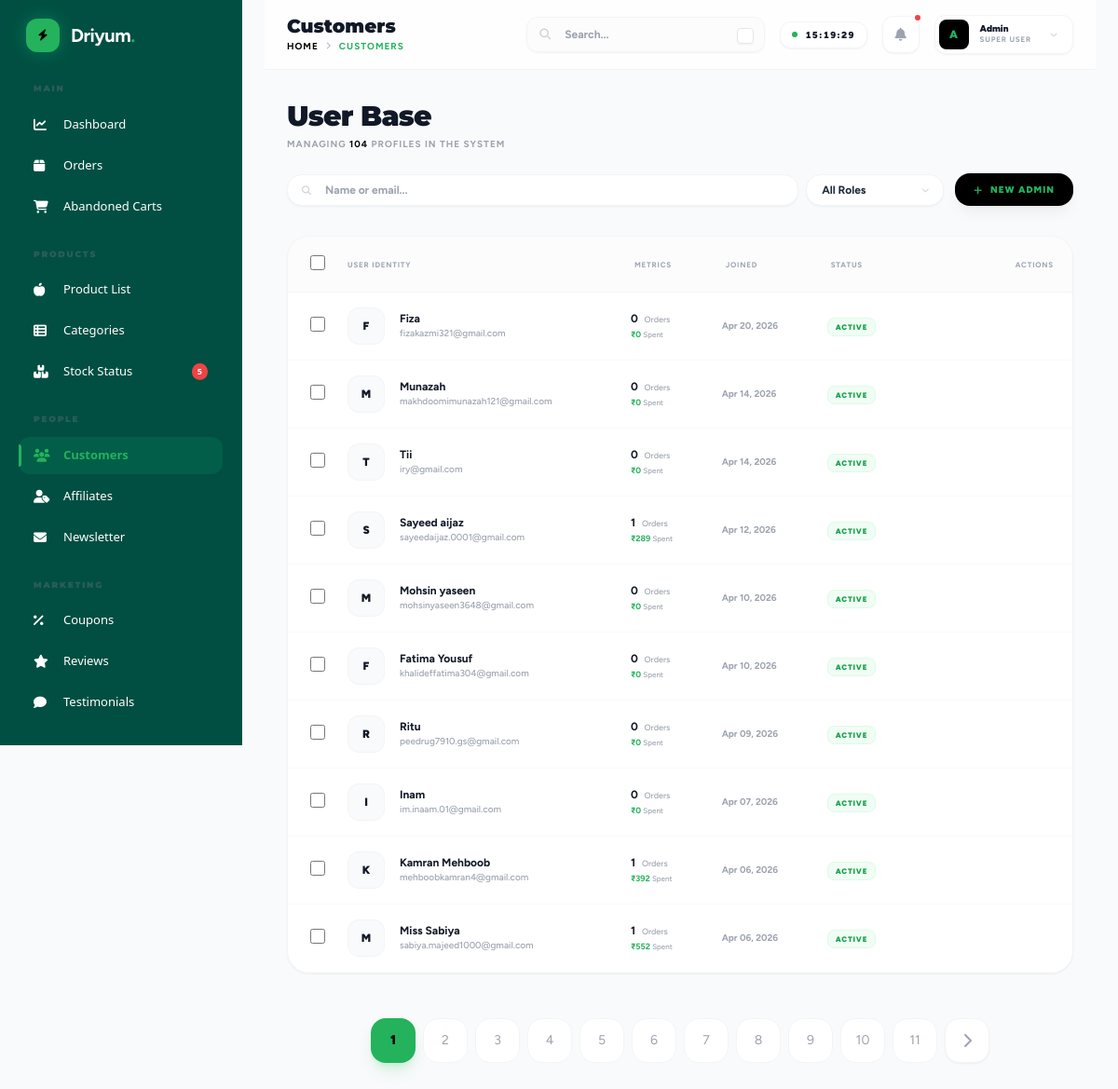
The page /admin/users.php (signed in) on the database its author committed.
### tables this page shows
CREATE TABLE `users` (
  `id` int(11) NOT NULL,
  `name` varchar(255) NOT NULL,
  `email` varchar(255) NOT NULL,
  `phone` varchar(20) DEFAULT NULL,
  `password` varchar(255) NOT NULL,
  `is_admin` tinyint(1) DEFAULT 0,
  `is_active` tinyint(1) DEFAULT 1,
  `created_at` timestamp NOT NULL DEFAULT current_timestamp(),
  `updated_at` timestamp NOT NULL DEFAULT current_timestamp() ON UPDATE current_timestamp()
);

### config/database.php (called while the page is built, shortened)
<?php
function get_db_connection() {
    static $conn = null;
    if ($conn === null) {
        $conn = @mysqli_connect(DB_HOST, DB_USER, DB_PASS, DB_NAME);
        mysqli_set_charset($conn, "utf8mb4");
        mysqli_query($conn, "SET time_zone = '+05:30'");
    }
    return $conn;
}
function execute_query($sql, $params = []) {
    $conn = get_db_connection();
    if (!empty($params)) {
        $stmt = mysqli_prepare($conn, $sql);
        if ($stmt) {
            $types = '';
            $values = [];
            foreach ($params as $param) {
                if (is_int($param)) {
                    $types .= 'i';
                } elseif (is_double($param)) {
                    $types .= 'd';
                } else {
                    $types .= 's';
                }
                $values[] = $param;
            }
            mysqli_stmt_bind_param($stmt, $types, ...$values);
            $result = mysqli_stmt_get_result($stmt);
            return $result;
        }
        return false;
    }
    return mysqli_query($conn, $sql);
}
function fetch_all($sql, $params = []) {
    $result = execute_query($sql, $params);
    if ($result) {
        $rows = [];
        while ($row = mysqli_fetch_assoc($result)) {
            $rows[] = $row;
        }
        return $rows;
    }
    return [];
}
function fetch_one($sql, $params = []) {
    $result = execute_query($sql, $params);
    if ($result) {
        return mysqli_fetch_assoc($result);
    }
    return null;
}

### admin/users.php (the view, shortened to what this page needs)
<?php include 'includes/header.php'; ?>
<?php
$search = sanitize_input($_GET['search'] ?? '');
$filter = $_GET['filter'] ?? 'all';
$where_clauses = [];
$params = [];
$where_sql = !empty($where_clauses) ? "WHERE " . implode(" AND ", $where_clauses) : "";
$query = "SELECT u.*,
          (SELECT COUNT(*) FROM orders WHERE user_id = u.id) as order_count,
          (SELECT SUM(total) FROM orders WHERE user_id = u.id AND order_status != 'cancelled') as total_spent
          FROM users u
          $where_sql
          ORDER BY u.created_at DESC";
$pagination = get_pagination_data($query, $params, 10);
$users = $pagination['records'];
$total_users = fetch_one("SELECT COUNT(*) as count FROM users")['count'];
?>
<div class="mb-8 flex flex-col xl:flex-row justify-between items-start xl:items-center gap-6 anim-up">
    <div>
        <h1 class="text-3xl font-black text-gray-900 crimson-pro tracking-tight">User Base</h1>
        <p class="text-[10px] font-bold text-gray-400 uppercase tracking-widest mt-1">Managing <span class="text-black"><?php echo $total_users; ?></span> profiles in the system</p>
    </div>
    <div class="flex flex-col sm:flex-row w-full xl:w-auto gap-3 items-stretch sm:items-center">
        <form class="flex flex-col sm:flex-row flex-1 gap-2 items-stretch sm:items-center">
            <div class="relative group flex-1">
                <i class="fas fa-search absolute left-4 top-1/2 -translate-y-1/2 text-gray-300 group-focus-within:text-black transition-colors text-[10px]"></i>
                <input type="text" name="search" value="<?php echo $search; ?>" placeholder="Name or email..." class="w-full bg-white border border-gray-100 rounded-2xl pl-10 pr-4 py-2 text-xs font-bold outline-none focus:border-black shadow-sm transition-all min-w-0 sm:min-w-[200px]">
            </div>
            <div class="relative">
                <select name="filter" onchange="this.form.submit()" class="w-full bg-white border border-gray-100 rounded-2xl pl-4 pr-10 py-2 text-xs font-bold outline-none focus:border-black shadow-sm cursor-pointer appearance-none transition-all">
                    <option value="all" <?php echo $filter=='all'?'selected':''; ?>>All Roles</option>
                </select>
            </div>
        </form>
        <a href="create-admin.php" class="bg-black text-[#24B25D] px-5 py-2.5 rounded-2xl text-[10px] font-black uppercase tracking-widest hover:scale-105 active:scale-95 transition-all flex items-center justify-center gap-2 shadow-lg shadow-black/5 whitespace-nowrap">
            <i class="fas fa-plus"></i> New Admin
        </a>
    </div>
</div>
<form id="bulk-form" method="POST">
    <div class="bg-white rounded-3xl shadow-sm border border-gray-100 overflow-hidden anim-up">
        <div class="overflow-x-auto">
            <table class="w-full text-left border-collapse">
                <thead>
                    <tr class="text-gray-400 text-[8px] uppercase bg-gray-50/50 border-b border-gray-100 font-black tracking-widest">
                        <th class="p-5 w-16 text-center">
                            <input type="checkbox" id="select-all" class="w-4 h-4 rounded border-gray-200 text-black focus:ring-black cursor-pointer">
                        </th>
                        <th class="p-5 pl-0">User Identity</th>
                        <th class="p-5 hidden md:table-cell">Metrics</th>
                        <th class="p-5 hidden sm:table-cell">Joined</th>
                        <th class="p-5">Status</th>
                        <th class="p-5 text-right">Actions</th>
                    </tr>
                </thead>
                <tbody class="text-xs text-gray-600">
                    <?php foreach ($users as $u): ?>
                    <tr class="border-b border-gray-50 hover:bg-gray-50/50 transition-all group user-row">
                        <td class="p-4 text-center">
                            <input type="checkbox" name="user_ids[]" value="<?php echo $u['id']; ?>" class="user-checkbox w-4 h-4 rounded border-gray-200 text-[#24B25D] focus:ring-[#24B25D] cursor-pointer">
                        </td>
                        <td class="p-4 pl-0">
                            <div class="flex items-center gap-4">
                                <div class="w-10 h-10 rounded-xl bg-gray-50 flex items-center justify-center text-gray-900 font-black text-xs border border-gray-100 group-hover:bg-black group-hover:text-[#24B25D] transition-colors uppercase">
                                    <?php echo substr($u['name'], 0, 1); ?>
                                </div>
                                <div>
                                    <div class="font-bold text-gray-900 flex items-center gap-2">
                                        <?php echo $u['name']; ?>
                                    </div>
                                    <div class="text-[10px] text-gray-400 font-medium"><?php echo $u['email']; ?></div>
                                </div>
                            </div>
                        </td>
                        <td class="p-4 hidden md:table-cell">
                            <div class="font-bold text-gray-900"><?php echo $u['order_count']; ?> <span class="text-[9px] text-gray-400 font-medium ml-1">Orders</span></div>
                            <div class="text-[9px] font-bold text-[#24B25D]">₹<?php echo number_format($u['total_spent'] ?? 0, 0); ?> <span class="text-[8px] text-gray-400 font-medium">Spent</span></div>
                        </td>
                        <td class="p-4 text-[10px] font-bold text-gray-400 hidden sm:table-cell">
                            <?php echo date('M d, Y', strtotime($u['created_at'])); ?>
                        </td>
                        <td class="p-4">
                            <?php if($u['is_active']): ?>
                                <span class="px-2 py-1 bg-green-50 text-green-600 rounded-lg text-[8px] font-black uppercase tracking-widest border border-green-100">Active</span>
                            <?php else: ?>
                                <span class="px-2 py-1 bg-gray-50 text-gray-400 rounded-lg text-[8px] font-black uppercase tracking-widest border border-gray-100">Inactive</span>
                            <?php endif; ?>
                        </td>
                        <td class="p-4 text-right">
                        </td>
                    </tr>
                    <?php endforeach; ?>
                </tbody>
            </table>
        </div>
    </div>
    <?php echo render_pagination($pagination['total_pages'], $pagination['current_page']); ?>
</form>
<?php include 'includes/footer.php'; ?>

### assets/css/chunky.css (style rules this page uses)
:root { --color-bg: #FFFEDC; --color-primary: #24B25D; --color-primary-dark: #17775D; --color-text: #111827; --color-bg-card: #ffffff; --shadow-chunk: 0 8px 0 rgba(0, 0, 0, 0.05), 0 12px 24px rgba(0, 0, 0, 0.1); --shadow-float: 0 10px 30px -5px rgba(25, 220, 126, 0.3); --font-heading: 'Montserrat', sans-serif; --font-body: 'Figtree', sans-serif; --font-cute: 'Delius', cursive; --radius-l: 24px; --radius-xl: 40px; --radius-pill: 100px; }
.anim-up { animation: anim-up 0.6s cubic-bezier(0.34, 1.56, 0.64, 1) forwards; }
body { background-color: var(--color-bg); color: var(--color-text); font-family: var(--font-body); -webkit-font-smoothing: antialiased; overflow-x: clip; }
h1, h2, h3, h4, h5, h6 { font-family: var(--font-heading); }
:root { --heading-clamp: clamp(2.5rem, 8vw, 6rem); --subheading-clamp: clamp(1.25rem, 3vw, 2.5rem); }

### admin/includes/header.php (style rules this page uses)
body { font-family: 'Figtree', sans-serif; background-color: #fcfdfe; color: #1e293b; }
.crimson-pro { font-family: 'Montserrat', sans-serif; }
.anim-up { animation: slideIn 0.3s ease-out forwards; }

### rows shown on the page
users: name "F", name "Fiza", email "fizakazmi321@gmail.com", order_count "0", total_spent "0", created_at "Apr 20, 2026", is_active "ACTIVE"
users: name "M", name "Munazah", email "makhdoomimunazah121@gmail.com", order_count "0", total_spent "0", created_at "Apr 14, 2026", is_active "ACTIVE"
users: name "T", name "Tii", email "iry@gmail.com", order_count "0", total_spent "0", created_at "Apr 14, 2026", is_active "ACTIVE"
users: name "S", name "Sayeed aijaz", email "sayeedaijaz.0001@gmail.com", order_count "1", total_spent "289", created_at "Apr 12, 2026", is_active "ACTIVE"
users: name "M", name "Mohsin yaseen", email "mohsinyaseen3648@gmail.com", order_count "0", total_spent "0", created_at "Apr 10, 2026", is_active "ACTIVE"
users: name "F", name "Fatima Yousuf", email "khalideffatima304@gmail.com", order_count "0", total_spent "0", created_at "Apr 10, 2026", is_active "ACTIVE"
users: name "R", name "Ritu", email "peedrug7910.gs@gmail.com", order_count "0", total_spent "0", created_at "Apr 09, 2026", is_active "ACTIVE"
users: name "I", name "Inam", email "im.inaam.01@gmail.com", order_count "0", total_spent "0", created_at "Apr 07, 2026", is_active "ACTIVE"
users: name "K", name "Kamran Mehboob", email "mehboobkamran4@gmail.com", order_count "1", total_spent "392", created_at "Apr 06, 2026", is_active "ACTIVE"
users: name "M", name "Miss Sabiya", email "sabiya.majeed1000@gmail.com", order_count "1", total_spent "552", created_at "Apr 06, 2026", is_active "ACTIVE"

### other values the page prints
$low_stock_count "5"
$page_titles[$curr_page] "Customers"
$page_titles[$curr_page] "CUSTOMERS"
$total_users "104"
